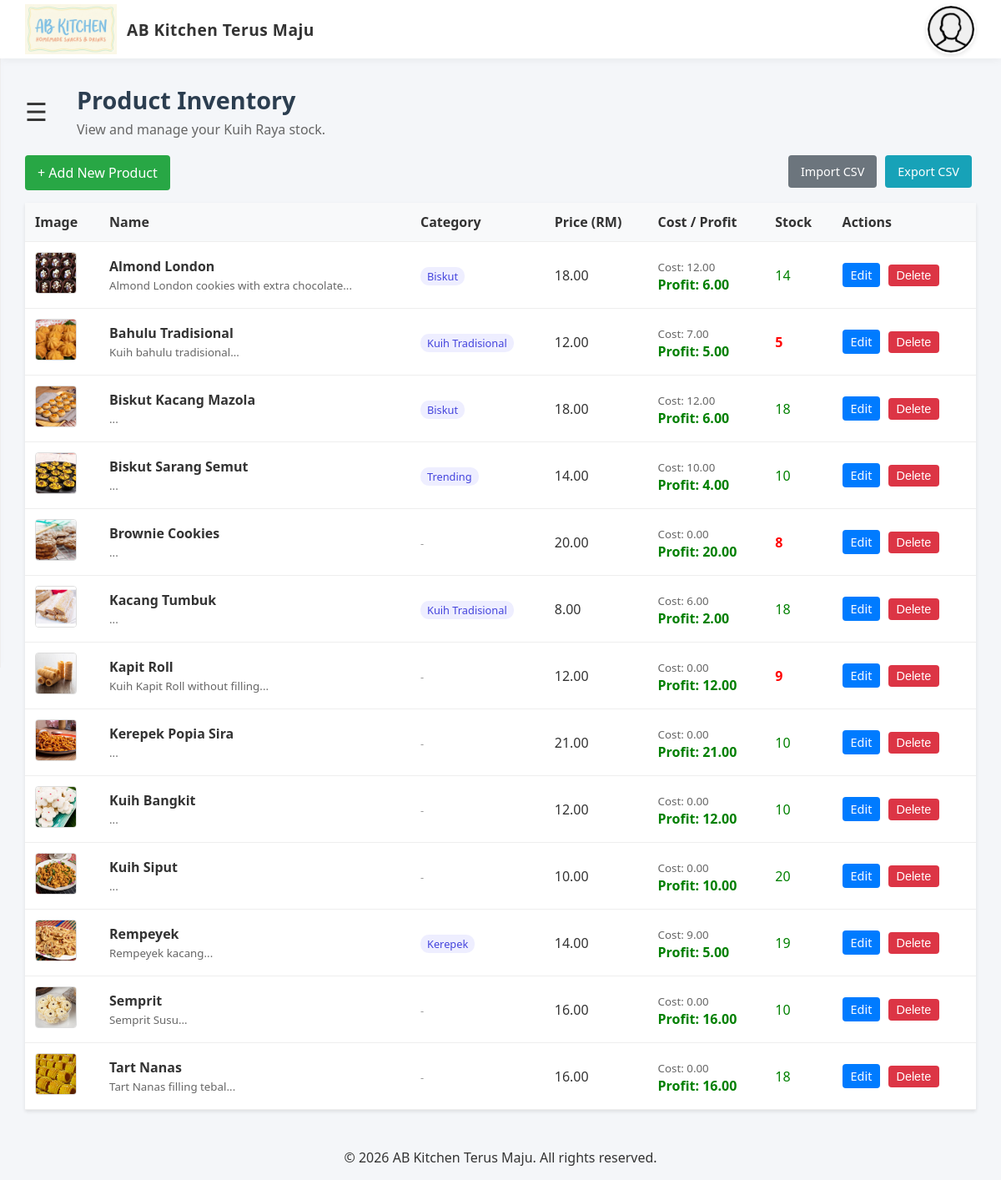
Screenshot of /products (signed in) with the database file from the repository.
### tables this page shows
CREATE TABLE products (
                id INTEGER PRIMARY KEY AUTOINCREMENT,
                name TEXT NOT NULL,
                description TEXT,
                price REAL NOT NULL,
                stock INTEGER DEFAULT 0,
                image_url TEXT,
                created_at DATETIME DEFAULT CURRENT_TIMESTAMP
            , stock_price REAL DEFAULT 0.00, category_id INTEGER DEFAULT NULL);

CREATE TABLE categories (
        id INTEGER PRIMARY KEY AUTOINCREMENT,
        name TEXT NOT NULL UNIQUE
    );

### pages/products/product_list.php (the view, shortened to what this page needs)
<?php
require_once '../../header.php';
$isAdmin = ($_SESSION['role'] === 'admin');
try {
    $stmt = $pdo->query("SELECT p.*, c.name as category_name FROM products p LEFT JOIN categories c ON p.category_id = c.id ORDER BY p.name ASC");
    $products = $stmt->fetchAll();
} catch (PDOException $e) {
    die("Error: " . $e->getMessage());
}
?>
<!DOCTYPE html>
<html lang="en">
<head>
    <link rel="stylesheet" href="../../styles/admin_dashboard.css">
</head>
<body>
    <main class="dashboard-container" id="main">
        <div class="dashboard-header">
            <span class="menu-toggle" onclick="openNav(event)">&#9776;</span>
            <div class="welcome-banner">
                <h1>Product Inventory</h1>
                <p>View and manage your Kuih Raya stock.</p>
            </div>
        </div>
        <?php if ($isAdmin): ?>
            <div style="margin-bottom:15px;">
                <a href="/products/add" class="btn-add" style="background:#28a745;color:white;padding:10px 15px;text-decoration:none;border-radius:4px;display:inline-block;">+ Add New Product</a>
                <a href="/products/export" class="btn-action" style="background:#17a2b8;padding:10px 15px;float:right;margin-left:5px;">Export CSV</a>
                <a href="/products/import" class="btn-action" style="background:#6c757d;padding:10px 15px;float:right;">Import CSV</a>
            </div>
        <?php endif; ?>
        <table class="product-table">
            <thead>
                <tr>
                    <th>Image</th>
                    <th>Name</th>
                    <th>Category</th>
                    <th>Price (RM)</th>
                    <?php if ($isAdmin): ?><th>Cost / Profit</th><?php endif; ?>
                    <th>Stock</th>
                    <?php if ($isAdmin): ?><th>Actions</th><?php endif; ?>
                </tr>
            </thead>
            <tbody>
                <?php foreach ($products as $p): ?>
                <tr>
                    <td>
                        <?php if ($p['image_url']): ?>
                            <img src="../../images/product/<?= htmlspecialchars($p['image_url']) ?>" class="product-img">
                        <?php else: ?>
                            <div style="width:50px;height:50px;background:#eee;display:flex;align-items:center;justify-content:center;color:#999;font-size:10px;">No Img</div>
                        <?php endif; ?>
                    </td>
                    <td>
                        <strong><?= htmlspecialchars($p['name']) ?></strong><br>
                        <small style="color:#666;"><?= htmlspecialchars(substr($p['description'], 0, 50)) ?>...</small>
                    </td>
                    <td>
                        <?php if (!empty($p['category_name'])): ?>
                            <span style="background:#eef;padding:2px 8px;border-radius:10px;font-size:0.8em;color:#44d;"><?= htmlspecialchars($p['category_name']) ?></span>
                        <?php else: ?>
                            <span style="color:#999;font-size:0.8em;">-</span>
                        <?php endif; ?>
                    </td>
                    <td><?= number_format($p['price'], 2) ?></td>
                    <?php if ($isAdmin): ?>
                    <td>
                        <small style="color:#666;">Cost: <?= number_format($p['stock_price'], 2) ?></small><br>
                        <?php $profit = $p['price'] - $p['stock_price']; ?>
                        <strong style="color:<?= $profit >= 0 ? 'green' : 'red' ?>;">
                            Profit: <?= number_format($profit, 2) ?>
                        </strong>
                    </td>
                    <?php endif; ?>
                    <td class="<?= $p['stock'] < 10 ? 'stock-low' : 'stock-ok' ?>">
                        <?= $p['stock'] ?>
                    </td>
                    <?php if ($isAdmin): ?>
                    <td>
                        <a href="/products/edit?id=<?= $p['id'] ?>" class="btn-action btn-edit">Edit</a>
                        <form method="POST" style="display:inline;" onsubmit="return confirm('Delete this product?');">
                            <button type="submit" name="delete_product" class="btn-action btn-delete">Delete</button>
                        </form>
                    </td>
                    <?php endif; ?>
                </tr>
                <?php endforeach; ?>
            </tbody>
        </table>
    </main>
    <?php include '../../footer.php'; ?>
</body>
</html>

### styles/main_style.css (style rules this page uses)
:root { --primary-color: #dcb5ff; --accent-color: #ff6b6b; --text-color: #333; --bg-color: #f4f6f9; --sidebar-bg: #fff; --header-height: 70px; --shadow-sm: 0 2px 5px rgba(0, 0, 0, 0.05); --shadow-md: 0 5px 15px rgba(0, 0, 0, 0.1); }
*, *::before, *::after { box-sizing: border-box; }
body { margin: 0; font-family: 'Outfit', 'Segoe UI', sans-serif; background-color: var(--bg-color); color: var(--text-color); overflow-x: hidden; }
main { background-color: var(--bg-color); color: var(--text-color); padding: 30px; min-height: calc(100vh - var(--header-height)); transition: margin-left .3s ease; flex: 1; max-width: 100%; }
main h1 { margin-bottom: 25px; font-size: 1.8rem; font-weight: 700; color: #2c3e50; }
.menu-toggle { font-size: 24px; cursor: pointer; margin-right: 15px; color: #555; display: inline-block; vertical-align: middle; }

### styles/admin_dashboard.css (style rules this page uses)
.dashboard-header { display: flex; align-items: center; gap: 20px; margin-bottom: 20px; }
.menu-toggle { font-size: 30px; cursor: pointer; color: #333; display: inline-block; }
.welcome-banner h1 { margin: 0; }
.welcome-banner p { margin: 5px 0 0 0; color: #666; }

### pages/products/product_list.php (style rules this page uses)
.product-table { width: 100%; border-collapse: collapse; background: white; box-shadow: 0 2px 4px rgba(0,0,0,0.1); }
.product-table th, .product-table td { padding: 12px; text-align: left; border-bottom: 1px solid #eee; }
.product-table th { background: #f8f9fa; }
.product-img { width: 50px; height: 50px; object-fit: cover; border-radius: 4px; border: 1px solid #ddd; }
.stock-low { color: red; font-weight: bold; }
.stock-ok { color: green; }
.btn-action { padding: 5px 10px; border-radius: 4px; text-decoration: none; color: white; font-size: 0.9em; margin-right: 5px; }
.btn-edit { background: #007bff; }
.btn-delete { background: #dc3545; border: none; cursor: pointer; }

### rows the page displays
products: image_url (picture), name "Almond London", description "Almond London cookies with extra chocolate", category.name "Biskut", price "18.00", stock_price "12.00", profit "6.00", stock "14"
products: image_url (picture), name "Bahulu Tradisional", description "Kuih bahulu tradisional", category.name "Kuih Tradisional", price "12.00", stock_price "7.00", profit "5.00", stock "5"
products: image_url (picture), name "Biskut Kacang Mazola", category.name "Biskut", price "18.00", stock_price "12.00", profit "6.00", stock "18"
products: image_url (picture), name "Biskut Sarang Semut", category.name "Trending", price "14.00", stock_price "10.00", profit "4.00", stock "10"
products: image_url (picture), name "Brownie Cookies", price "20.00", stock_price "0.00", profit "20.00", stock "8"
products: image_url (picture), name "Kacang Tumbuk", category.name "Kuih Tradisional", price "8.00", stock_price "6.00", profit "2.00", stock "18"
products: image_url (picture), name "Kapit Roll", description "Kuih Kapit Roll without filling", price "12.00", stock_price "0.00", profit "12.00", stock "9"
products: image_url (picture), name "Kerepek Popia Sira", price "21.00", stock_price "0.00", profit "21.00", stock "10"
products: image_url (picture), name "Kuih Bangkit", price "12.00", stock_price "0.00", profit "12.00", stock "10"
products: image_url (picture), name "Kuih Siput", price "10.00", stock_price "0.00", profit "10.00", stock "20"
products: image_url (picture), name "Rempeyek", description "Rempeyek kacang", category.name "Kerepek", price "14.00", stock_price "9.00", profit "5.00", stock "19"
products: image_url (picture), name "Semprit", description "Semprit Susu", price "16.00", stock_price "0.00", profit "16.00", stock "10"
products: image_url (picture), name "Tart Nanas", description "Tart Nanas filling tebal", price "16.00", stock_price "0.00", profit "16.00", stock "18"

### other values shown
$store_name "AB Kitchen Terus Maju"
$footer_store_name "AB Kitchen Terus Maju"
